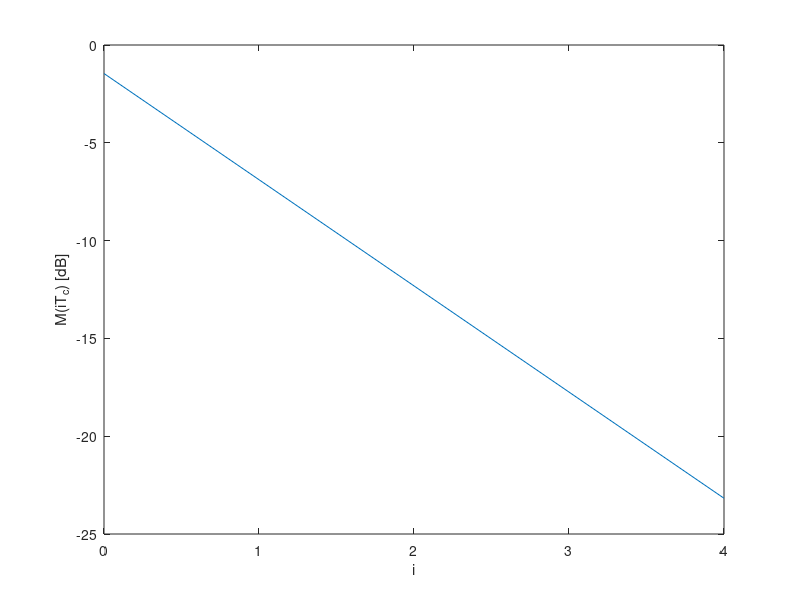

MATLAB code for this plot: (Note: this script raises an error after producing the figure.)
close all; clear all; clc;

T = 1; % Symbol period?
tau_rms = 0.2*T;
N_h = 5;
Tc = T/4;

Kpdp = N_h;
tau = transpose((0:Kpdp-1) .* Tc);
pdp = exp(-tau/tau_rms)./tau_rms;
norm_pdp = pdp ./ sum(pdp);

rice_factor = 10^(2 / 10); % 2dB
C = sqrt(rice_factor/(rice_factor+1)); % Assuming normalized pdp

% Plot of the PDP(0..4)
figure;
plot(0:4, 10*log10(norm_pdp(1:5)));
xlabel('i');
ylabel('M(iT_c) [dB]');
print('plot_pdp', '-depsc');

% Table of the PDP(0..4)
fprintf('Normalized PDP values:\n');
for i=0:4
    fprintf('  M(%dT_c) & \\SI{%.3f}{\\dB} \\\\\n', i, 10*log10(norm_pdp(i+1)));
end

fdTc = 25e-5;
fd = fdTc / Tc;
K = 80000;
seed = 1992830049;
h = generate_ch_response(Tc, fd, norm_pdp, C, N_h, K, seed);

% Plot the channel h
Kplot = 12000;
figure;
subplot(1,3,1);
plot(0:Kplot-1, abs(h(1,1:Kplot)));
ylabel('|h_0(kT_c)|');
xlabel('k');
ylim([0 1.5]);
xlim([0 Kplot-1]);
subplot(1,3,2);
plot(0:Kplot-1, abs(h(3,1:Kplot)));
ylabel('|h_2(kT_c)|');
xlabel('k');
ylim([0 1.5]);
xlim([0 Kplot-1]);
subplot(1,3,3);
plot(0:Kplot-1, abs(h(5,1:Kplot)));
ylabel('|h_4(kT_c)|');
xlabel('k');
ylim([0 1.5]);
xlim([0 Kplot-1]);
%set(gcf, 'PaperPosition', [0 0 1600 900])
print('plot_h_coeff', '-depsc');

fprintf('The coherence time is %.3fT\n', 1/(10*fdTc))

% PSD 
Kf = 80000; % We need the resolution to see D
f = linspace(0, 1/Tc, Kf);
D = classical_doppler_spectrum(f, fd);
kfd = ceil(fdTc*Kf);
D(Kf - kfd +1:Kf) = flip(D(1:kfd));
%D = D ./ sum(D); % Must integrate to 1
theor_spec = D .* (norm_pdp(1) - C^2);
theor_spec(1) = theor_spec(1) + C^2*Kf;
theor_spec(Kf) = theor_spec(1);

welch_D = 5000;
welch_S = 1200;
%welch = psd_welch_estim(transpose(h(1,:)), rectwin(welch_D), welch_D, welch_S, Kf);
welch = pwelch(h(1,:), rectwin(welch_D), welch_S, Kf);

figure;
hold all;

% Draw the vertical line at fd
theor_spec_db = 10*log10(theor_spec);
i_inf = find(theor_spec_db == -Inf);
theor_spec_db(i_inf) = -1000;

plot(f, 10*log10(welch));
plot(f, theor_spec_db);
xlabel('lambda');
ylabel('dB');
legend('Welch', 'Theoretical');
ylim([-40, 10]);
print('plot_psd', '-depsc');

figure;
hold all;
plot(f, 10*log10(welch));
plot(f, theor_spec_db);
xlabel('lambda');
ylabel('dB');
legend('Welch', 'Theoretical');
xlim([0, 3*fd]);
ylim([-20, 30]);
print('plot_psd_detail', '-depsc');

% Histogram of h_0
h_0_abs = abs(h(1,:)) ./ sqrt(norm_pdp(1));
[pdf, a_pdf] = empirical_pdf(h_0_abs, 2048);
a_theo = linspace(0, 3, 2048);
theo_pdf = rice_pdf(a_theo, rice_factor);

figure;
hold all;
plot(a_pdf, pdf);
plot(a_theo, theo_pdf);
xlim([0 3]);
ylim([0 2]);
ylabel('p(a)')
xlabel('a');
legend('Estimated', 'Rice');
print('plot_pdf', '-depsc');
